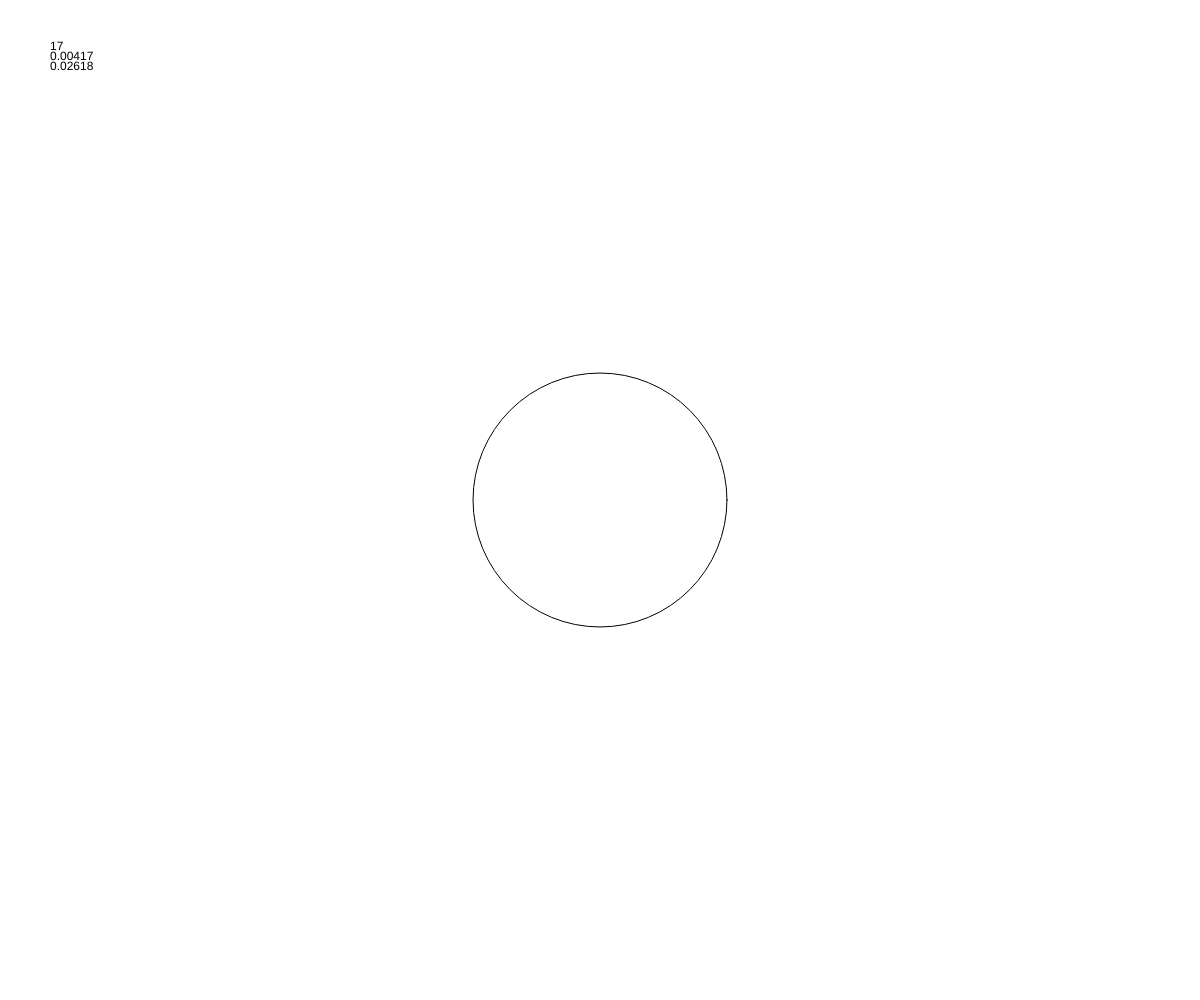
Frame 1 (no input)
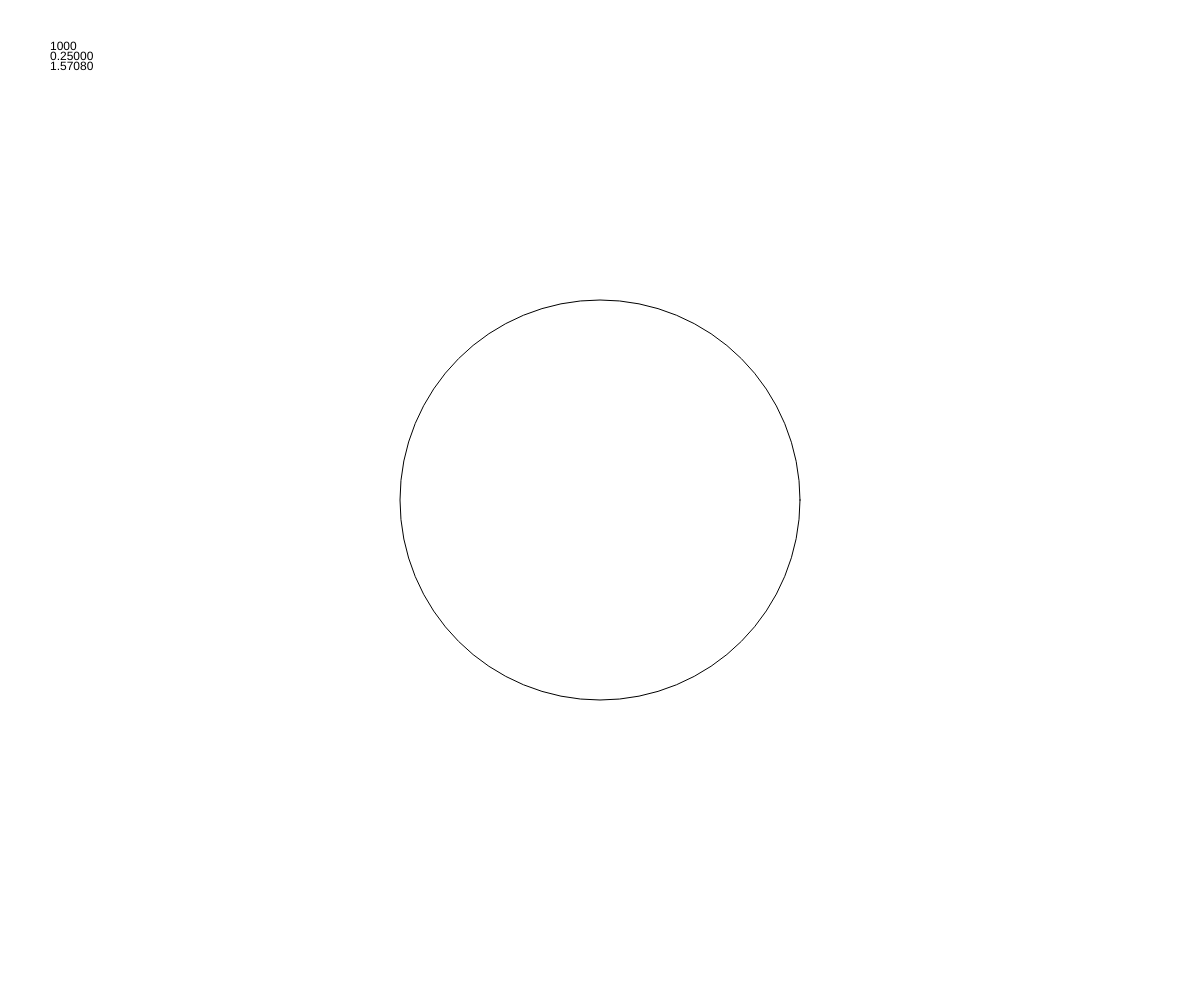
Frame 60 (no input)
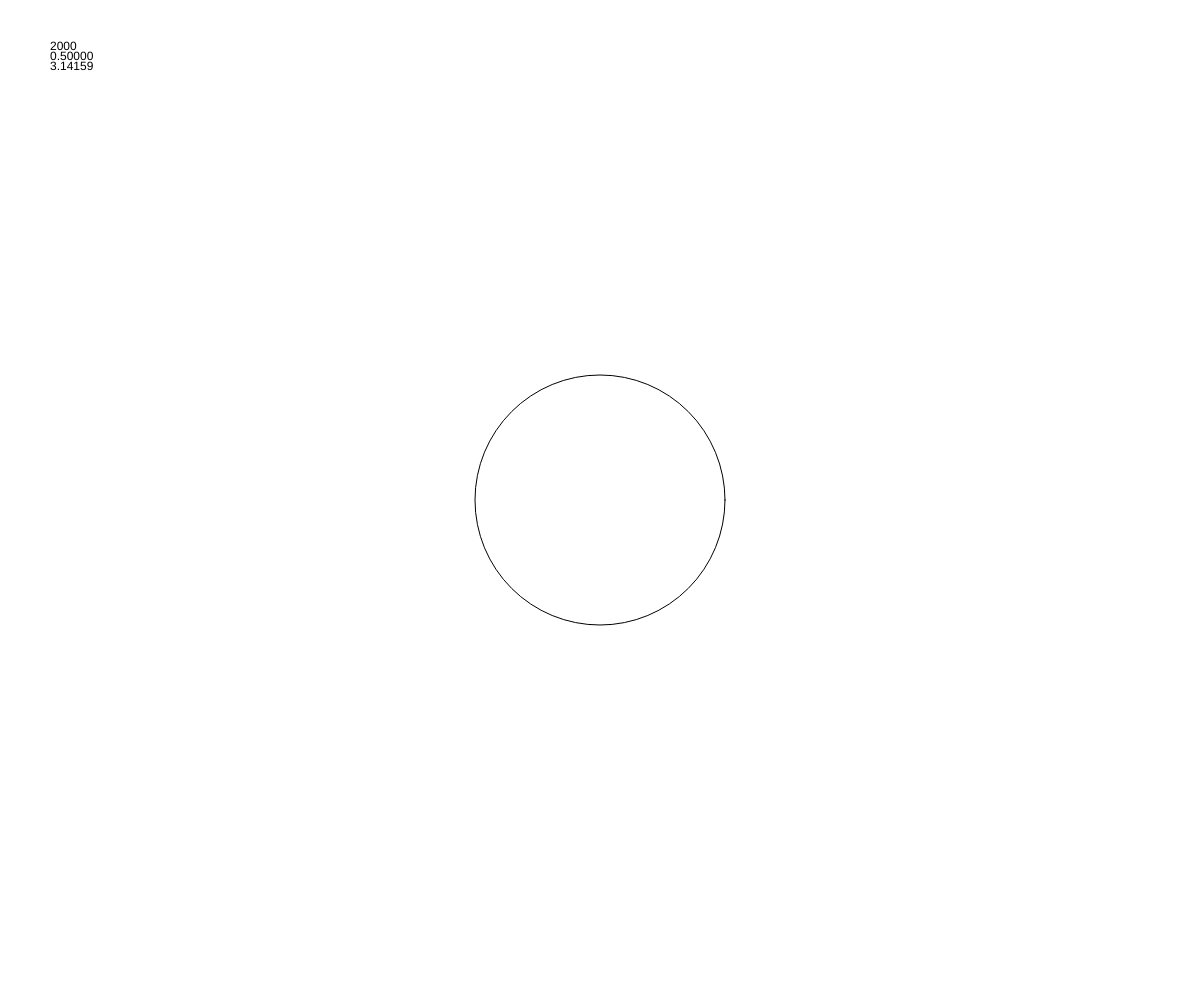
Frame 120 (the mouse pressed at the canvas centre since frame 60)

The p5.js sketch that drew these frames (run headless with seeded random() and noise() and a simulated clock; from frame 60 on, the mouse is pressed at the canvas centre):

// p5.js sketch
// ── sketch.js
let circleOsc = 0;
let pMillis = 0;
let interval = 4000;
let circleGrowRange = 150;
let circleBaseSize = 250;

function setup() {
  createCanvas(windowWidth, windowHeight);
  
}

function draw() {
  background(255);
  let timer = millis()-pMillis;
  if(timer>interval){
    pMillis = millis(); //reset timer after interval
  }

  text(timer.toFixed(0),50,50);

  // converts the millis into percentage of cycle
  // 0 beginning, 1 is end
  let timePercentage = timer/interval;
  text(timePercentage.toFixed(5),50,60);
  
  // map to convert the percentage into an angle in radians
  // when 0 angle is 0, 1 is 2 pi
  // so over 4 seconds, one full circle around the sin wave

  let timeAngle = map(timePercentage,0,1,0,2*PI);
  text(timeAngle.toFixed(5),50,70);

// sin(timeAngle) b/w -1 and 1 as timeAngle goes from 0 to 2 pi
  circleOsc = (sin(timeAngle)*circleGrowRange);
  circle(width/2,height/2,circleOsc+circleBaseSize);
}
